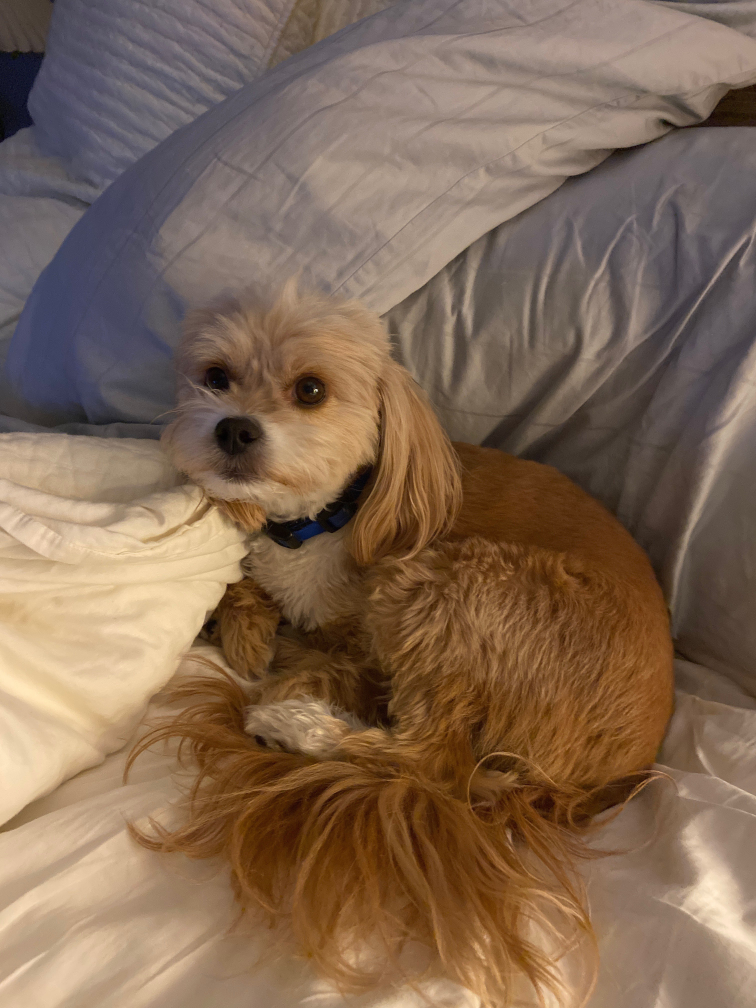
#> input picture CSC 356 Machine Learning/1.jpg, 3024 x 4032 px (shown at 1/4 size)
$ python 'Image resizer.py'
#> lines starting #> are read from the running program, lines starting #| are printed output that depends on the picture
from PIL import Image


def main():

    l = Image.open("1.jpg")
#> l is the input picture: PIL image 3024x4032 RGB; mean R, G, B 129.6, 105, 84.7
    l = l.resize((512,512), Image.NEAREST)
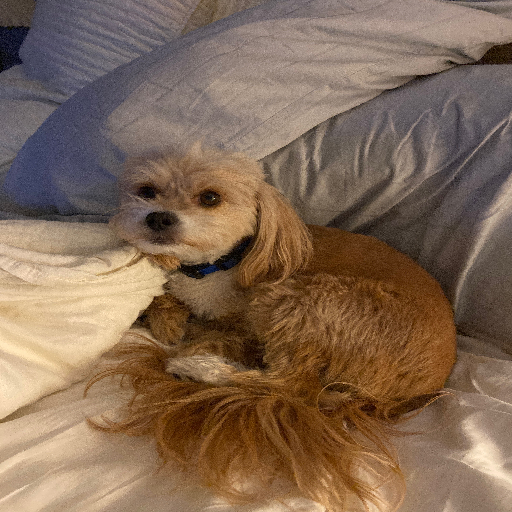
#> l: PIL image 512x512 RGB; mean R, G, B 129.7, 105, 84.7
    c = Image.open("5.jpg")
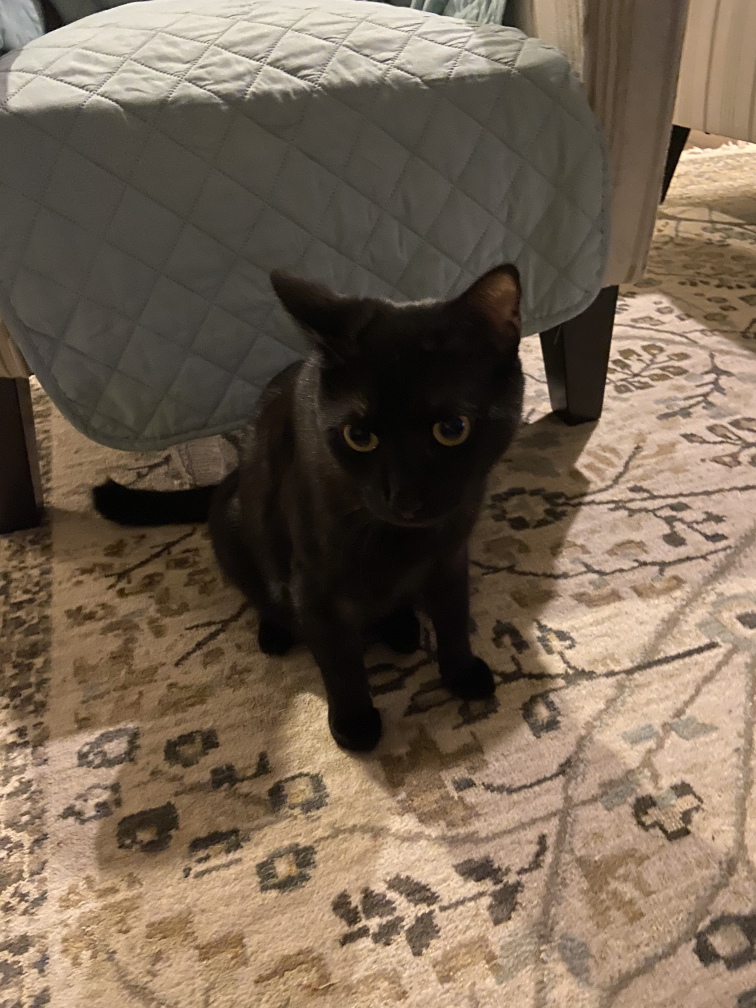
#> input picture CSC 356 Machine Learning/5.jpg, 3024 x 4032 px (shown at 1/4 size)
#> c is the input picture: PIL image 3024x4032 RGB; mean R, G, B 117.2, 101.2, 84
    c = c.resize((512,512), Image.NEAREST)
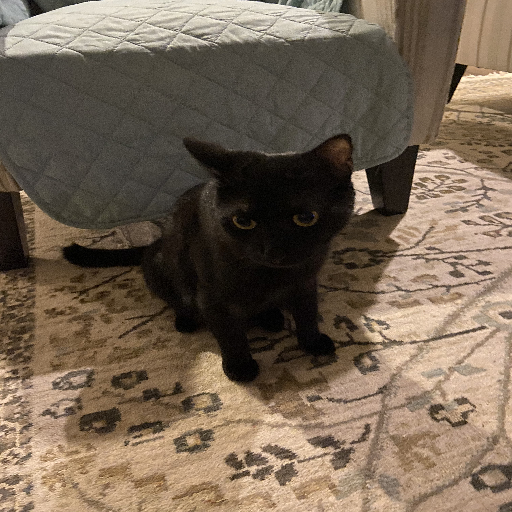
#> c: PIL image 512x512 RGB; mean R, G, B 117.2, 101.1, 84

    print(type(l))
#| <class 'PIL.Image.Image'>

    l.show()
    c.show()
    l.save("ladySmall.jpg")
    c.save("cosmoSmall.jpg")


if __name__ == "__main__":
    main()
